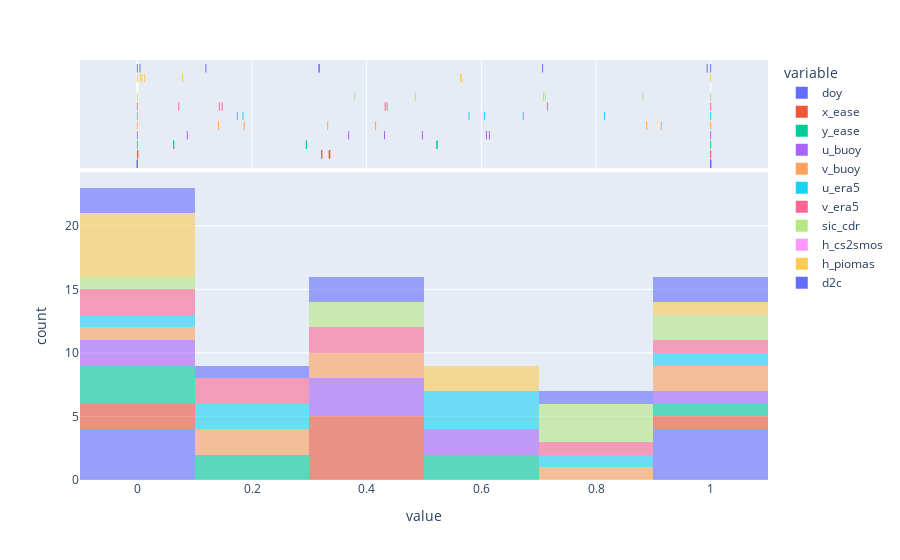

Here is the notebook cell this chart was saved with:
### Code cell
# Distribution Plots

fig = px.histogram(df[columns_normalized], marginal="rug", opacity=.6)
fig.show()

"""
fig = ff.create_distplot(df[columns_normalized], group_labels="day of year")
fig.update_layout(showlegend=False, template="simple_white")
fig.update_layout(title_text="Distributions of Variables in the Sea Ice Dataset")

fig.show()
"""

### Figure 1 — Plotly figure (JSON) as saved in the notebook; plotly's stock layout.template omitted (floating-point values rounded to 4 significant figures)
{"data": [{"alignmentgroup": "True", "bingroup": "x", "hovertemplate": "variable=doy<br>value=%{x}<br>count=%{y}<extra></extra>", "legendgroup": "doy", "marker": {"color": "#636efa", "opacity": 0.6}, "name": "doy", "offsetgroup": "doy", "orientation": "v", "showlegend": true, "type": "histogram", "x": [0, 0, 0, 0, 1, 1, 1, 1], "xaxis": "x", "yaxis": "y"}, {"alignmentgroup": "True", "boxpoints": "all", "fillcolor": "rgba(255,255,255,0)", "hoveron": "points", "hovertemplate": "variable=doy<br>value=%{x}<extra></extra>", "jitter": 0, "legendgroup": "doy", "line": {"color": "rgba(255,255,255,0)"}, "marker": {"color": "#636efa", "symbol": "line-ns-open"}, "name": "doy", "offsetgroup": "doy", "showlegend": false, "type": "box", "x": [0, 0, 0, 0, 1, 1, 1, 1], "xaxis": "x2", "yaxis": "y2"}, {"alignmentgroup": "True", "bingroup": "x", "hovertemplate": "variable=x_ease<br>value=%{x}<br>count=%{y}<extra></extra>", "legendgroup": "x_ease", "marker": {"color": "#EF553B", "opacity": 0.6}, "name": "x_ease", "offsetgroup": "x_ease", "orientation": "v", "showlegend": true, "type": "histogram", "x": [0.3353, 0.3217, 0.001068, 0.3356, 0.3346, 1, 0.3216, 0], "xaxis": "x", "yaxis": "y"}, {"alignmentgroup": "True", "boxpoints": "all", "fillcolor": "rgba(255,255,255,0)", "hoveron": "points", "hovertemplate": "variable=x_ease<br>value=%{x}<extra></extra>", "jitter": 0, "legendgroup": "x_ease", "line": {"color": "rgba(255,255,255,0)"}, "marker": {"color": "#EF553B", "symbol": "line-ns-open"}, "name": "x_ease", "offsetgroup": "x_ease", "showlegend": false, "type": "box", "x": [0.3353, 0.3217, 0.001068, 0.3356, 0.3346, 1, 0.3216, 0], "xaxis": "x2", "yaxis": "y2"}, {"alignmentgroup": "True", "bingroup": "x", "hovertemplate": "variable=y_ease<br>value=%{x}<br>count=%{y}<extra></extra>", "legendgroup": "y_ease", "marker": {"color": "#00cc96", "opacity": 0.6}, "name": "y_ease", "offsetgroup": "y_ease", "orientation": "v", "showlegend": true, "type": "histogram", "x": [0.5225, 0.06341, 0.2949, 1, 0.5229, 0, 0.0634, 0.2948], "xaxis": "x", "yaxis": "y"}, {"alignmentgroup": "True", "boxpoints": "all", "fillcolor": "rgba(255,255,255,0)", "hoveron": "points", "hovertemplate": "variable=y_ease<br>value=%{x}<extra></extra>", "jitter": 0, "legendgroup": "y_ease", "line": {"color": "rgba(255,255,255,0)"}, "marker": {"color": "#00cc96", "symbol": "line-ns-open"}, "name": "y_ease", "offsetgroup": "y_ease", "showlegend": false, "type": "box", "x": [0.5225, 0.06341, 0.2949, 1, 0.5229, 0, 0.0634, 0.2948], "xaxis": "x2", "yaxis": "y2"}, {"alignmentgroup": "True", "bingroup": "x", "hovertemplate": "variable=u_buoy<br>value=%{x}<br>count=%{y}<extra></extra>", "legendgroup": "u_buoy", "marker": {"color": "#ab63fa", "opacity": 0.6}, "name": "u_buoy", "offsetgroup": "u_buoy", "orientation": "v", "showlegend": true, "type": "histogram", "x": [0.08712, 0.4312, 0, 0.4972, 0.3685, 0.6089, 1, 0.6141], "xaxis": "x", "yaxis": "y"}, {"alignmentgroup": "True", "boxpoints": "all", "fillcolor": "rgba(255,255,255,0)", "hoveron": "points", "hovertemplate": "variable=u_buoy<br>value=%{x}<extra></extra>", "jitter": 0, "legendgroup": "u_buoy", "line": {"color": "rgba(255,255,255,0)"}, "marker": {"color": "#ab63fa", "symbol": "line-ns-open"}, "name": "u_buoy", "offsetgroup": "u_buoy", "showlegend": false, "type": "box", "x": [0.08712, 0.4312, 0, 0.4972, 0.3685, 0.6089, 1, 0.6141], "xaxis": "x2", "yaxis": "y2"}, {"alignmentgroup": "True", "bingroup": "x", "hovertemplate": "variable=v_buoy<br>value=%{x}<br>count=%{y}<extra></extra>", "legendgroup": "v_buoy", "marker": {"color": "#FFA15A", "opacity": 0.6}, "name": "v_buoy", "offsetgroup": "v_buoy", "orientation": "v", "showlegend": true, "type": "histogram", "x": [0.914, 0.4156, 0.332, 0.1864, 1, 0, 0.8884, 0.1417], "xaxis": "x", "yaxis": "y"}, {"alignmentgroup": "True", "boxpoints": "all", "fillcolor": "rgba(255,255,255,0)", "hoveron": "points", "hovertemplate": "variable=v_buoy<br>value=%{x}<extra></extra>", "jitter": 0, "legendgroup": "v_buoy", "line": {"color": "rgba(255,255,255,0)"}, "marker": {"color": "#FFA15A", "symbol": "line-ns-open"}, "name": "v_buoy", "offsetgroup": "v_buoy", "showlegend": false, "type": "box", "x": [0.914, 0.4156, 0.332, 0.1864, 1, 0, 0.8884, 0.1417], "xaxis": "x2", "yaxis": "y2"}, {"alignmentgroup": "True", "bingroup": "x", "hovertemplate": "variable=u_era5<br>value=%{x}<br>count=%{y}<extra></extra>", "legendgroup": "u_era5", "marker": {"color": "#19d3f3", "opacity": 0.6}, "name": "u_era5", "offsetgroup": "u_era5", "orientation": "v", "showlegend": true, "type": "histogram", "x": [0.1844, 0.1744, 0, 0.6731, 0.5785, 1.0, 0.815, 0.6054], "xaxis": "x", "yaxis": "y"}, {"alignmentgroup": "True", "boxpoints": "all", "fillcolor": "rgba(255,255,255,0)", "hoveron": "points", "hovertemplate": "variable=u_era5<br>value=%{x}<extra></extra>", "jitter": 0, "legendgroup": "u_era5", "line": {"color": "rgba(255,255,255,0)"}, "marker": {"color": "#19d3f3", "symbol": "line-ns-open"}, "name": "u_era5", "offsetgroup": "u_era5", "showlegend": false, "type": "box", "x": [0.1844, 0.1744, 0, 0.6731, 0.5785, 1.0, 0.815, 0.6054], "xaxis": "x2", "yaxis": "y2"}, {"alignmentgroup": "True", "bingroup": "x", "hovertemplate": "variable=v_era5<br>value=%{x}<br>count=%{y}<extra></extra>", "legendgroup": "v_era5", "marker": {"color": "#FF6692", "opacity": 0.6}, "name": "v_era5", "offsetgroup": "v_era5", "orientation": "v", "showlegend": true, "type": "histogram", "x": [0.143, 0.0723, 0.4322, 0, 0.7152, 0.148, 1, 0.4356], "xaxis": "x", "yaxis": "y"}, {"alignmentgroup": "True", "boxpoints": "all", "fillcolor": "rgba(255,255,255,0)", "hoveron": "points", "hovertemplate": "variable=v_era5<br>value=%{x}<extra></extra>", "jitter": 0, "legendgroup": "v_era5", "line": {"color": "rgba(255,255,255,0)"}, "marker": {"color": "#FF6692", "symbol": "line-ns-open"}, "name": "v_era5", "offsetgroup": "v_era5", "showlegend": false, "type": "box", "x": [0.143, 0.0723, 0.4322, 0, 0.7152, 0.148, 1, 0.4356], "xaxis": "x2", "yaxis": "y2"}, {"alignmentgroup": "True", "bingroup": "x", "hovertemplate": "variable=sic_cdr<br>value=%{x}<br>count=%{y}<extra></extra>", "legendgroup": "sic_cdr", "marker": {"color": "#B6E880", "opacity": 0.6}, "name": "sic_cdr", "offsetgroup": "sic_cdr", "orientation": "v", "showlegend": true, "type": "histogram", "x": [0.7084, 0, 0.8817, 0.485, 0.7116, 1, 1.0, 0.3791], "xaxis": "x", "yaxis": "y"}, {"alignmentgroup": "True", "boxpoints": "all", "fillcolor": "rgba(255,255,255,0)", "hoveron": "points", "hovertemplate": "variable=sic_cdr<br>value=%{x}<extra></extra>", "jitter": 0, "legendgroup": "sic_cdr", "line": {"color": "rgba(255,255,255,0)"}, "marker": {"color": "#B6E880", "symbol": "line-ns-open"}, "name": "sic_cdr", "offsetgroup": "sic_cdr", "showlegend": false, "type": "box", "x": [0.7084, 0, 0.8817, 0.485, 0.7116, 1, 1.0, 0.3791], "xaxis": "x2", "yaxis": "y2"}, {"alignmentgroup": "True", "bingroup": "x", "hovertemplate": "variable=h_cs2smos<br>value=%{x}<br>count=%{y}<extra></extra>", "legendgroup": "h_cs2smos", "marker": {"color": "#FF97FF", "opacity": 0.6}, "name": "h_cs2smos", "offsetgroup": "h_cs2smos", "orientation": "v", "showlegend": true, "type": "histogram", "x": [null, null, null, null, null, null, null, null], "xaxis": "x", "yaxis": "y"}, {"alignmentgroup": "True", "boxpoints": "all", "fillcolor": "rgba(255,255,255,0)", "hoveron": "points", "hovertemplate": "variable=h_cs2smos<br>value=%{x}<extra></extra>", "jitter": 0, "legendgroup": "h_cs2smos", "line": {"color": "rgba(255,255,255,0)"}, "marker": {"color": "#FF97FF", "symbol": "line-ns-open"}, "name": "h_cs2smos", "offsetgroup": "h_cs2smos", "showlegend": false, "type": "box", "x": [null, null, null, null, null, null, null, null], "xaxis": "x2", "yaxis": "y2"}, {"alignmentgroup": "True", "bingroup": "x", "hovertemplate": "variable=h_piomas<br>value=%{x}<br>count=%{y}<extra></extra>", "legendgroup": "h_piomas", "marker": {"color": "#FECB52", "opacity": 0.6}, "name": "h_piomas", "offsetgroup": "h_piomas", "orientation": "v", "showlegend": true, "type": "histogram", "x": [0.5651, 0.007819, 0, 1.0, 0.5641, 0.07905, 0.01285, 0.005059], "xaxis": "x", "yaxis": "y"}, {"alignmentgroup": "True", "boxpoints": "all", "fillcolor": "rgba(255,255,255,0)", "hoveron": "points", "hovertemplate": "variable=h_piomas<br>value=%{x}<extra></extra>", "jitter": 0, "legendgroup": "h_piomas", "line": {"color": "rgba(255,255,255,0)"}, "marker": {"color": "#FECB52", "symbol": "line-ns-open"}, "name": "h_piomas", "offsetgroup": "h_piomas", "showlegend": false, "type": "box", "x": [0.5651, 0.007819, 0, 1.0, 0.5641, 0.07905, 0.01285, 0.005059], "xaxis": "x2", "yaxis": "y2"}, {"alignmentgroup": "True", "bingroup": "x", "hovertemplate": "variable=d2c<br>value=%{x}<br>count=%{y}<extra></extra>", "legendgroup": "d2c", "marker": {"color": "#636efa", "opacity": 0.6}, "name": "d2c", "offsetgroup": "d2c", "orientation": "v", "showlegend": true, "type": "histogram", "x": [1, 0.3171, 0.004615, 0.1196, 0.9939, 0.7069, 0.3171, 0], "xaxis": "x", "yaxis": "y"}, {"alignmentgroup": "True", "boxpoints": "all", "fillcolor": "rgba(255,255,255,0)", "hoveron": "points", "hovertemplate": "variable=d2c<br>value=%{x}<extra></extra>", "jitter": 0, "legendgroup": "d2c", "line": {"color": "rgba(255,255,255,0)"}, "marker": {"color": "#636efa", "symbol": "line-ns-open"}, "name": "d2c", "offsetgroup": "d2c", "showlegend": false, "type": "box", "x": [1, 0.3171, 0.004615, 0.1196, 0.9939, 0.7069, 0.3171, 0], "xaxis": "x2", "yaxis": "y2"}], "layout": {"barmode": "relative", "legend": {"title": {"text": "variable"}, "tracegroupgap": 0}, "margin": {"t": 60}, "xaxis": {"anchor": "y", "domain": [0, 1], "title": {"text": "value"}}, "xaxis2": {"anchor": "y2", "domain": [0, 1], "matches": "x", "showgrid": true, "showticklabels": false}, "yaxis": {"anchor": "x", "domain": [0, 0.7326], "title": {"text": "count"}}, "yaxis2": {"anchor": "x2", "domain": [0.7426, 1], "matches": "y2", "showgrid": false, "showline": false, "showticklabels": false, "ticks": ""}}}
